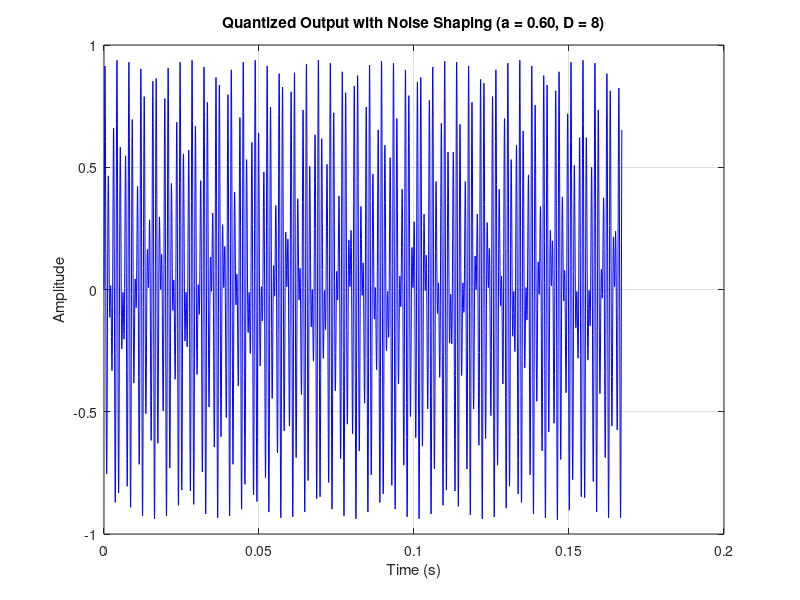
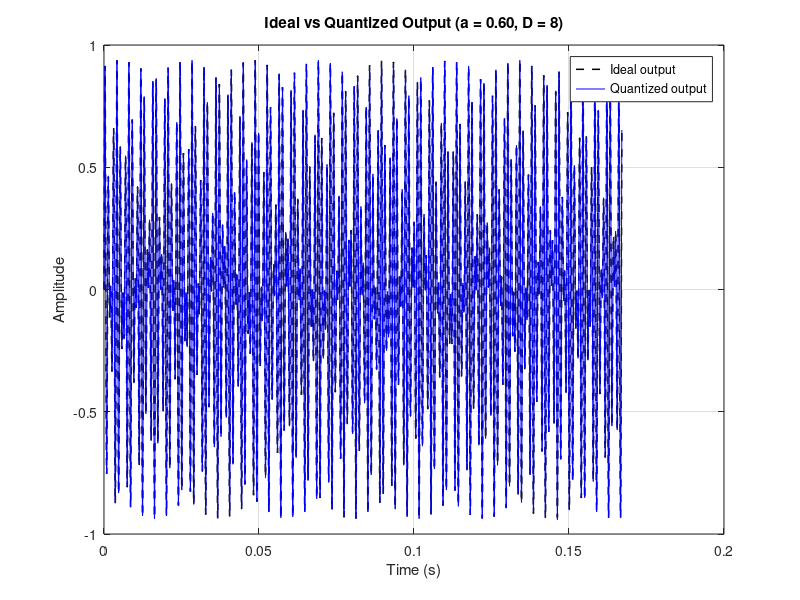
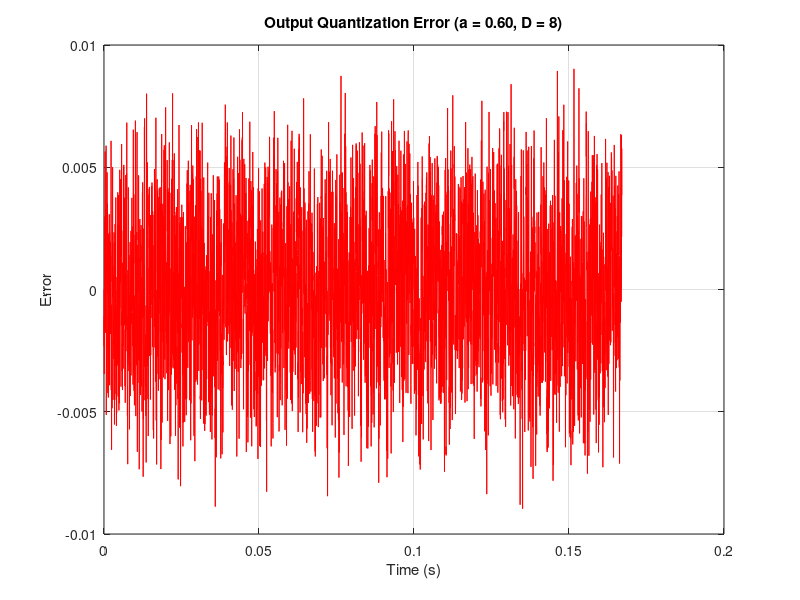
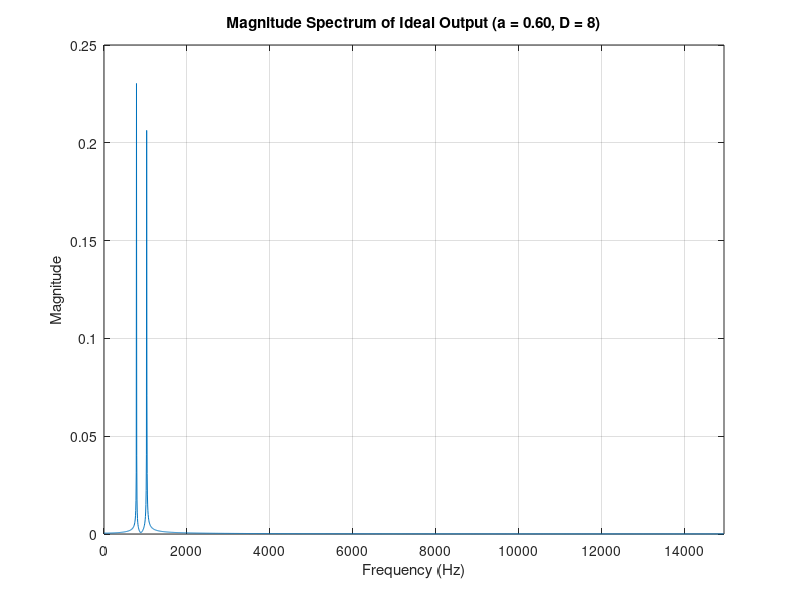

Reproduce these figures in MATLAB, in order.
clear; clc; close all;

%% Common parameters
fs = 29927;
N  = 5000;
n  = 0:N-1;
t  = n/fs;

x = 0.1*sin(2*pi*785*t) + 0.1*sin(2*pi*1031*t);

% Cases requested in the assignment
cases = [
    0.6   8
    0.6  12
    0.95 12
];

for c = 1:size(cases,1)

    a = cases(c,1);
    D = cases(c,2);

    fprintf('\n=============================================\n');
    fprintf('Case %d: a = %.2f, D = %d bits\n', c, a, D);
    fprintf('=============================================\n');

    %% Step 1: Linf scaling
    x_inf = max(abs(x));
    K = (1 - abs(a)) / x_inf;

    fprintf('||x||_inf = %.10f\n', x_inf);
    fprintf('K         = %.10f\n', K);

    %% Quantizer
    Q = @(v) round(v * 2^D) / 2^D;
    delta = 2^(-D);
    sigma_q2 = delta^2 / 12;

    %% Step 2 and 3: sample and quantize input, then run noise-shaping system
    xq = Q(x);                % D-bit input signal

    yq = zeros(1, N);         % quantized output
    v  = zeros(1, N);         % quantizer input
    e  = zeros(1, N);         % quantization error of the internal quantizer

    % Noise-shaping recursion:
    % v[n] = K*xq[n] + a*y[n-1] - e[n-1]
    % y[n] = Q(v[n])
    % e[n] = y[n] - v[n]
    for i = 2:N
        v(i)  = K*xq(i) + a*yq(i-1) - e(i-1);
        yq(i) = Q(v(i));
        e(i)  = yq(i) - v(i);
    end

    figure;
    plot(t, yq, 'b');
    xlabel('Time (s)');
    ylabel('Amplitude');
    title(sprintf('Quantized Output with Noise Shaping (a = %.2f, D = %d)', a, D));
    grid on;

    %% Step 4: ideal non-quantized system
    y_ideal = zeros(1, N);

    for i = 2:N
        y_ideal(i) = K*x(i) + a*y_ideal(i-1);
    end

    figure;
    plot(t, y_ideal, 'k--', 'LineWidth', 1.1); hold on;
    plot(t, yq, 'b');
    xlabel('Time (s)');
    ylabel('Amplitude');
    title(sprintf('Ideal vs Quantized Output (a = %.2f, D = %d)', a, D));
    legend('Ideal output', 'Quantized output');
    grid on;

    %% Step 5: output noise and measured SNR
    e_out = y_ideal - yq;

    figure;
    plot(t, e_out, 'r');
    xlabel('Time (s)');
    ylabel('Error');
    title(sprintf('Output Quantization Error (a = %.2f, D = %d)', a, D));
    grid on;

    noise_power  = var(e_out);
    signal_power = var(y_ideal);

    SNR_meas_dB = 10 * log10(signal_power / noise_power);

    fprintf('Ideal output power      = %.10e\n', signal_power);
    fprintf('Measured noise power    = %.10e\n', noise_power);
    fprintf('Measured output SNR     = %.10f dB\n', SNR_meas_dB);

    %% Step 6: theoretical SNR
    % Total theoretical output noise =
    % input quantization contribution + internal noise-shaped quantizer contribution
    %
    % input quantization contribution:
    % sigma_q2 * K^2 / (1 - a^2)
    %
    % internal shaped quantizer contribution:
    % sigma_q2 * 2 / (1 + a)
    theoretical_noise_power = sigma_q2 * ( K^2/(1 - a^2) + 2/(1 + a) );

    SNR_theory_dB = 10 * log10(signal_power / theoretical_noise_power);

    fprintf('Theoretical noise power = %.10e\n', theoretical_noise_power);
    fprintf('Theoretical output SNR  = %.10f dB\n', SNR_theory_dB);
    fprintf('SNR difference          = %.10f dB\n', abs(SNR_meas_dB - SNR_theory_dB));

    %% Step 7: spectrum of the output signal
    Y = fft(y_ideal)/N;
    f = (0:N-1)*(fs/N);

    figure;
    plot(f(1:floor(N/2)), abs(Y(1:floor(N/2))));
    xlabel('Frequency (Hz)');
    ylabel('Magnitude');
    title(sprintf('Magnitude Spectrum of Ideal Output (a = %.2f, D = %d)', a, D));
    grid on;
    xlim([0 fs/2]);

    %% Optional: spectrum of quantized output too
    Yq = fft(yq)/N;

    figure;
    plot(f(1:floor(N/2)), abs(Yq(1:floor(N/2))));
    xlabel('Frequency (Hz)');
    ylabel('Magnitude');
    title(sprintf('Magnitude Spectrum of Quantized Output (a = %.2f, D = %d)', a, D));
    grid on;
    xlim([0 fs/2]);

end
